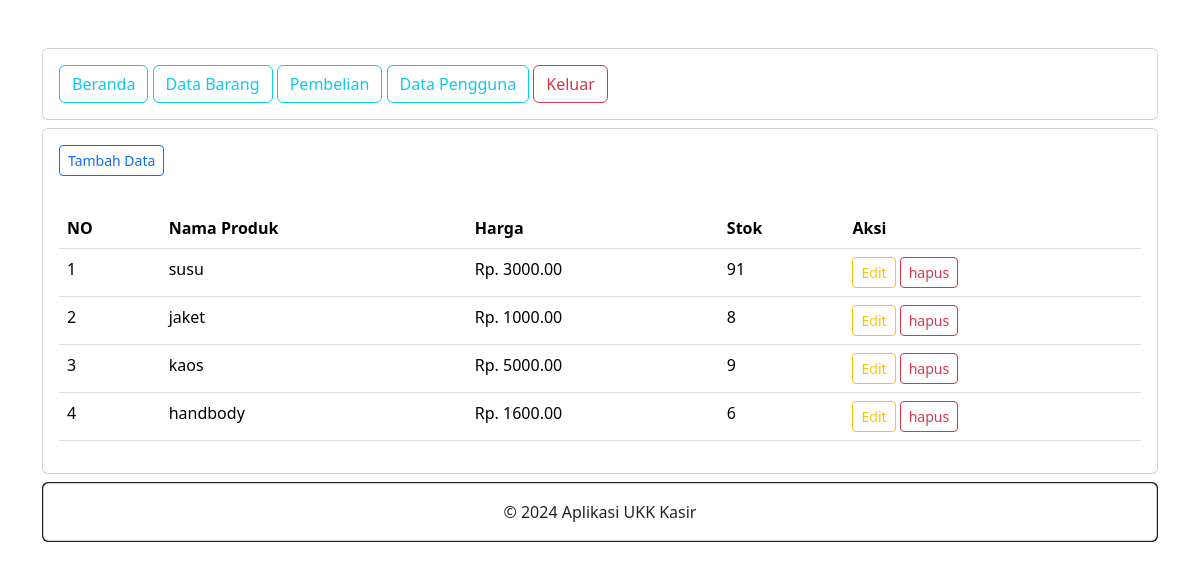
Page /administrator/data_barang.php (signed in) on the committed database.
### tables this page shows
CREATE TABLE `produk` (
  `ProdukID` int(11) NOT NULL,
  `NamaProduk` varchar(255) NOT NULL,
  `Harga` decimal(10,2) NOT NULL,
  `Stok` int(11) NOT NULL
);

### administrator/data_barang.php (the view, shortened to what this page needs)
<?php
include "header.php";
include "navbar.php";
?>
<div class="card mt-2 ">
    <div class="card-body">
        <button type="button" class="btn btn-outline-primary btn-sm" data-bs-toggle="modal" data-bs-target="#tambah-data">
            Tambah Data
        </button>
    </div>
    <div class="card-body">
        <table class="table">
            <thead>
                <tr>
                    <th>NO</th>
                    <th>Nama Produk</th>
                    <th>Harga</th>
                    <th>Stok</th>
                    <th>Aksi</th>
                </tr>
            </thead>
            <tbody>
                <?php
                include '../koneksi.php';
                $no = 1;
                $data = mysqli_query($koneksi, "select * from produk");
                while($d = mysqli_fetch_array($data)){
                    ?>
                    <tr>
                        <td><?php echo $no++; ?></td>
                        <td><?php echo $d['NamaProduk']; ?></td>
                        <td>Rp. <?php echo $d['Harga']; ?></td>
                        <td><?php echo $d['Stok']; ?></td>
                        <td>
                            <button type="button" class="btn btn-outline-warning btn-sm" data-bs-toggle="modal" data-bs-target="#edit-data<?php echo $d['ProdukID']; ?>">Edit</button>
                            <button type="button" class="btn btn-outline-danger btn-sm" data-bs-toggle="modal" data-bs-target="#hapus-data<?php echo $d['ProdukID']; ?>">hapus</button>
                        </td>
                    </tr>
               <?php } ?>
            </tbody>
        </table>
    </div>
</div>
<?php
                include "footer.php";
                ?>

### rows in the picture
produk: NamaProduk "susu", Harga "3000.00", Stok "91"
produk: NamaProduk "jaket", Harga "1000.00", Stok "8"
produk: NamaProduk "kaos", Harga "5000.00", Stok "9"
produk: NamaProduk "handbody", Harga "1600.00", Stok "6"
